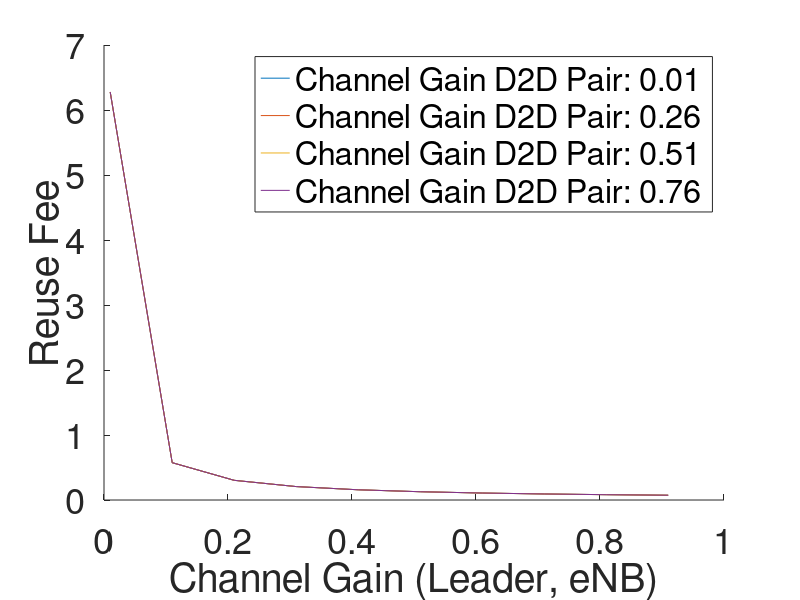

This figure's MATLAB source:
gainEnbVec = [0.01,0.11,0.21,0.31,0.41,0.51,0.61,0.71,0.81,0.91,0.01,0.11,0.21,0.31,0.41,0.51,0.61,0.71,0.81,0.91,0.01,0.11,0.21,0.31,0.41,0.51,0.61,0.71,0.81,0.91,0.01,0.11,0.21,0.31,0.41,0.51,0.61,0.71,0.81,0.91];
gainD2DVec = [0.01,0.01,0.01,0.01,0.01,0.01,0.01,0.01,0.01,0.01,0.26,0.26,0.26,0.26,0.26,0.26,0.26,0.26,0.26,0.26,0.51,0.51,0.51,0.51,0.51,0.51,0.51,0.51,0.51,0.51,0.76,0.76,0.76,0.76,0.76,0.76,0.76,0.76,0.76,0.76];
priceVec = [6.27674,0.574442,0.302959,0.206664,0.157373,0.127437,0.107339,0.0929213,0.0820821,0.0736421,6.27674,0.574442,0.302959,0.206664,0.157373,0.127437,0.107339,0.0929213,0.0820821,0.0736421,6.27674,0.574442,0.302959,0.206664,0.157373,0.127437,0.107339,0.0929213,0.0820821,0.0736421,6.27674,0.574442,0.302959,0.206664,0.157373,0.127437,0.107339,0.0929213,0.0820821,0.0736421];

figure;
hold on;
plot(gainEnbVec(1:10), priceVec(1:10))
plot(gainEnbVec(11:20), priceVec(11:20))
plot(gainEnbVec(21:30), priceVec(21:30))
plot(gainEnbVec(31:40), priceVec(31:40))
xlabel('Channel Gain (Leader, eNB)')
ylabel('Reuse Fee')
legend({'Channel Gain D2D Pair: 0.01', 'Channel Gain D2D Pair: 0.26', 'Channel Gain D2D Pair: 0.51', 'Channel Gain D2D Pair: 0.76'})
set(gca,'FontSize', 26)